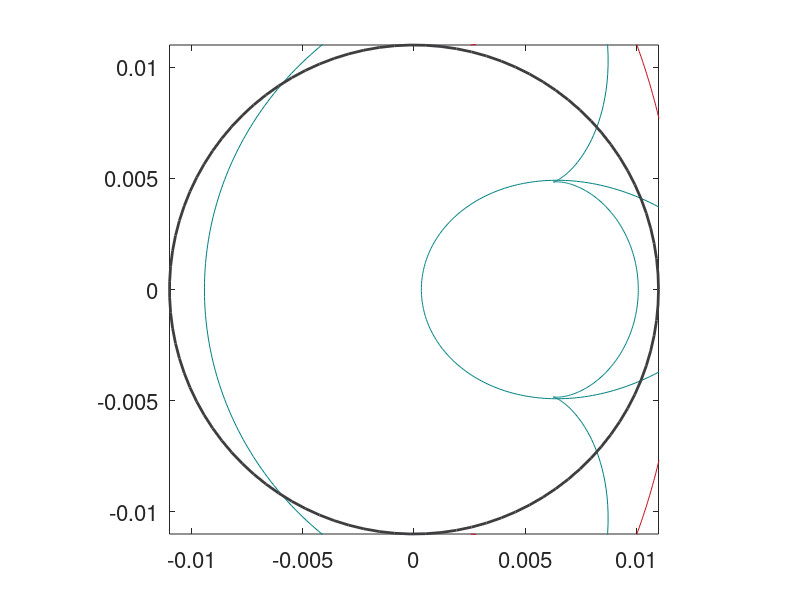

Here is the MATLAB script that generated this plot:
%-------------------------------------------------------------------------------------------------------------------------------
%                                                           OBJECTIVE                                                           
%-------------------------------------------------------------------------------------------------------------------------------
% This code simulates the position of waves within a droplet. The latter being impacted by a shock wave.
% It corresponds to the analytical wave description described in:
% L. Biasiori-Poulanges, K. Schmidmayer. A phenomenological analysis of droplet shock-induced cavitation using a multiphase
% modelling approach. Physics of Fluids, Vol. 35, 013312, 2023.

%-------------------------------------------------------------------------------------------------------------------------------
%                                                             CODE                                                           
%-------------------------------------------------------------------------------------------------------------------------------

clear all; close all; clc;

%% Initial conditions
Ms = 2.4;

a = 11.0e-3;
b = 11.0e-3;
epsilon=(b/a)^2-1;
alpha=linspace(-pi/2,pi/2,1000);

c = 345;
uw = sqrt(4.4*(6e8+1.01325e5)/998);
ua = Ms*c;
n = uw/ua;

t_impact = (22e-3-20e-3)/ua;
Delta_frame = 0.5e-6;
t_frame5 = 5*Delta_frame;

index = 0;
for i = 28:12:75
    index = index+1;
    time(index) = (t_frame5-t_impact)+i*0.5e-6;
end
disp(time);

for j = 1:length(time)
    t=time(j);

    %% Wavefronts
    for i=1:length(alpha)
        
        delta(i) = -alpha(i)+asin(n*sin(alpha(i)));
        
        xb(i) = -a^2/sqrt(a^2+b^2*tan(alpha(i))^2);
        yb(i) = tan(alpha(i))*b^2/sqrt(a^2+b^2*tan(alpha(i))^2);
        
        xc(i) = xb(i)+(uw*t-n*(a-a^2/sqrt(a^2+tan(alpha(i))^2*b^2)))*cos(delta(i));
        yc(i) = yb(i)+(uw*t-n*(a-a^2/sqrt(a^2+tan(alpha(i))^2*b^2)))*sin(delta(i));
        
        xd(i) = (a^2*xb(i)*sin(delta(i))^2-b^2*xb(i)*cos(delta(i))^2-...
            a^2*yb(i)*sin(2*delta(i)))/(b^2*cos(delta(i))^2+a^2*sin(delta(i))^2);
        yd(i) = (b^2*yb(i)*cos(delta(i))^2-a^2*yb(i)*sin(delta(i))^2-...
            b^2*xb(i)*sin(2*delta(i)))/(b^2*cos(delta(i))^2+a^2*sin(delta(i))^2);
        
        ErefEx(i) = ((a^4*yd(i)^2-b^4*xd(i)^2)*cos(delta(i))-...
            2*a^2*b^2*xd(i)*yd(i)*sin(delta(i)))/(a^4*yd(i)^2+b^4*xd(i)^2);
        
        ErefEy(i) = ((b^4*xd(i)^2-a^4*yd(i)^2)*sin(delta(i))-...
            2*a^2*b^2*xd(i)*yd(i)*cos(delta(i)))/(a^4*yd(i)^2+b^4*xd(i)^2);
        
        l(i) = uw*t-n*(a+xb(i))+2*(b^2*xb(i)*cos(delta(i))+a^2*yb(i)*sin(delta(i)))/(b^2*cos(delta(i))^2+a^2*sin(delta(i))^2);
        
        xe(i) = xd(i)+l(i)*ErefEx(i);
        ye(i) = yd(i)+l(i)*ErefEy(i);
      
    end
    
    %% Droplet
    C = [0 0];  % center 
    th = linspace(0,2*pi) ; 
    x_droplet = C(1)+a*cos(th) ; 
    y_droplet = C(2)+b*sin(th) ;

    %% Graph Setting
    xcolor = linspace(-2*pi,2*pi);
    ycolor = sin(xcolor);

    str_green = '#008080';
    str_red = '#C60C1F';
    str_blue = '#050572';
    str_gray = '#3E3E40';

    color_green = sscanf(str_green(2:end),'%2x%2x%2x',[1 3])/255;
    color_red = sscanf(str_red(2:end),'%2x%2x%2x',[1 3])/255;
    color_blue = sscanf(str_blue(2:end),'%2x%2x%2x',[1 3])/255;
    color_gray = sscanf(str_gray(2:end),'%2x%2x%2x',[1 3])/255;

    %% Plots
    plot(xc,yc,'color',color_red,'linewidth',0.5); hold on; 
    plot(xe,ye,'color',color_green,'linewidth',0.5);

end

%Droplet
plot(x_droplet,y_droplet,'color',color_gray,'linewidth',2); 
axis equal


xlim([-a,a]);
ylim([-b,b]);
% xlabel('$x$~[m]', 'Interpreter', 'Latex', 'FontSize', 16)
% ylabel('$y$~[m]', 'Interpreter', 'Latex', 'FontSize', 16)

% set(0, 'defaultAxesTickLabelInterpreter','latex');
% set(0, 'defaultLegendInterpreter','latex');

aa = get(gca,'XTickLabel');
set(gca,'fontsize',16);

pause;